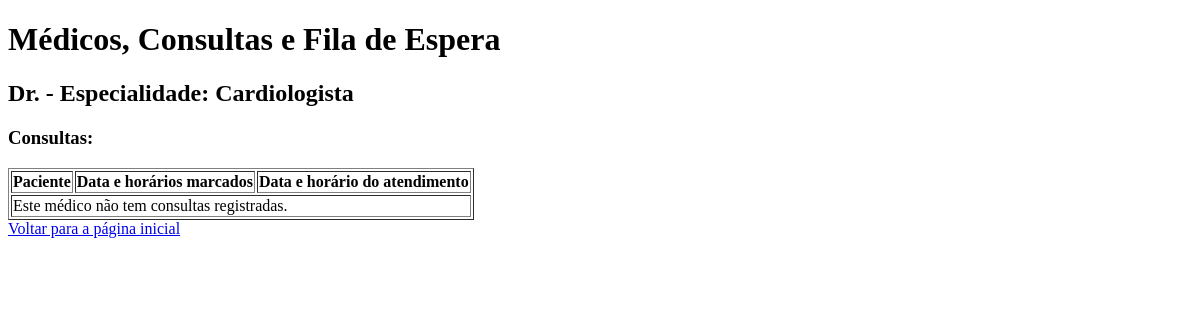
The app's page /atendente/relatorio, older data.
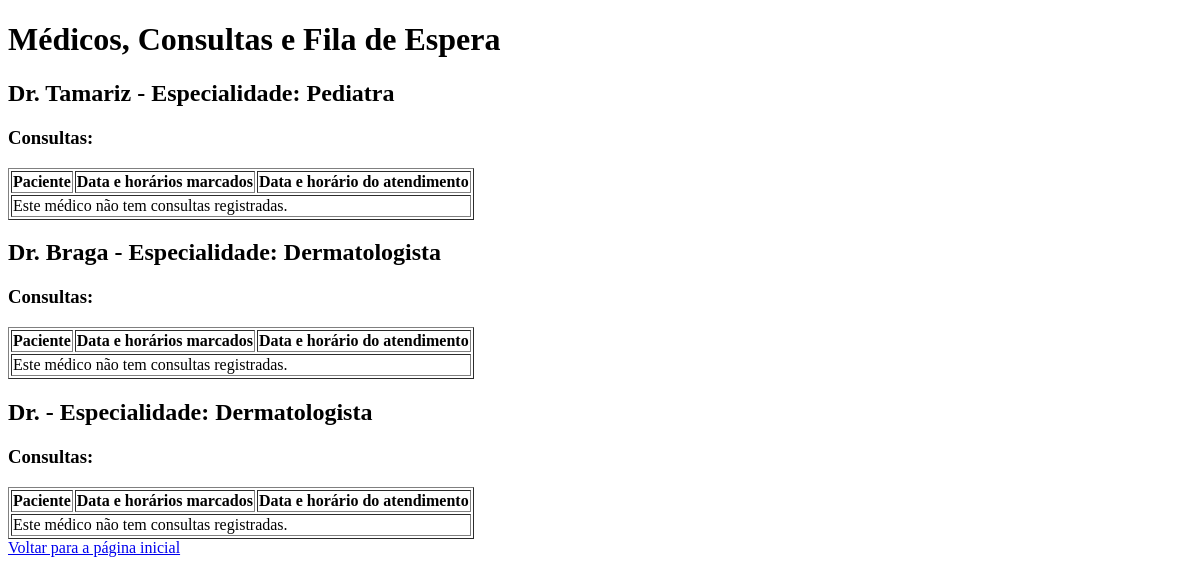
The same page, newer data.
### core/models/medico.py (models this page shows, shortened)
class Medico(models.Model):
    usuario = models.OneToOneField(Usuario, on_delete=models.CASCADE)
    especialidade = models.ForeignKey(Especialidade, on_delete=models.CASCADE)

### core/models/especialidade.py (models this page shows)
class Especialidade(models.Model):
    nome = models.CharField(max_length=50)
    def __str__(self):
        return self.nome

### core/models/usuario.py (models this page shows, shortened)
class Usuario(AbstractUser):
    TIPO_CHOICES = (
        ('paciente', 'Paciente'),
        ('atendente', 'Atendente'),
        ('medico', 'Médico'),
    )
    tipo = models.CharField(max_length=10, choices=TIPO_CHOICES, default='paciente')
    codigo = models.CharField(max_length=11, unique=True)
    telefone = models.CharField(max_length=11, null=True, blank=True)
    USERNAME_FIELD = 'codigo'
    objects = UsuarioManager()

### core/views/atendenteView.py (the view, shortened to what this page needs)
def ver_relatorio(request):
    medicos = Medico.objects.all()
    medicos_dados = []
    for medico in medicos:
        consultas = Consulta.objects.filter(medico=medico)  # Consultas do médico
        pacientes_na_fila = FilaEspera.objects.filter(medico=medico)  # Pacientes na fila de espera
        consultas_e_fila = []
        medicos_dados.append({
            'medico': medico,
            'consultas_e_fila': consultas_e_fila
        })
    return render(request, 'atendente/medicos_com_consultas_e_fila.html', {
        'medicos_com_dados': medicos_dados,
    })

### core/templates/atendente/medicos_com_consultas_e_fila.html (shortened to what this page needs)
<!DOCTYPE html>
<html lang="pt-br">
<head>
</head>
<body>
    <h1>Médicos, Consultas e Fila de Espera</h1>
    {% for medico_dados in medicos_com_dados %}
        <h2>Dr. {{ medico_dados.medico.usuario.last_name }} - Especialidade: {{ medico_dados.medico.especialidade }}</h2>
        <h3>Consultas:</h3>
        <table border="1">
            <thead>
                <tr>
                    <th>Paciente</th>
                    <th>Data e horários marcados</th>
                    <th>Data e horário do atendimento</th>
                </tr>
            </thead>
            <tbody>
                {% for item in medico_dados.consultas_e_fila %}
                    <tr>
                        <td>{{ item.consulta.paciente.usuario.first_name }} {{ item.consulta.paciente.usuario.last_name }}</td>
                        <td>{{ item.consulta.horario.data_horario }}</td>
                        <td>
                            {% if item.updated_at_fila %}
                                {{ item.updated_at_fila|date:"d/m/Y H:i" }}
                            {% else %}
                                Nenhuma atualização
                            {% endif %}
                        </td>
                    </tr>
                {% empty %}
                    <tr>
                        <td colspan="5">Este médico não tem consultas registradas.</td>
                    </tr>
                {% endfor %}
            </tbody>
        </table>
    {% empty %}
        <p>Nenhum médico encontrado.</p>
    {% endfor %}
    <a href="{% url 'home' %}">Voltar para a página inicial</a>
</body>
</html>

Row changes from the older to the newer data that the page shows:
changed Medico: medico.usuario.last_name (not shown) → "Tamariz"; medico.especialidade "Cardiologista" → "Pediatra"
added Medico: medico.usuario.last_name "Braga", medico.especialidade "Dermatologista"
added Medico: medico.especialidade "Dermatologista"
